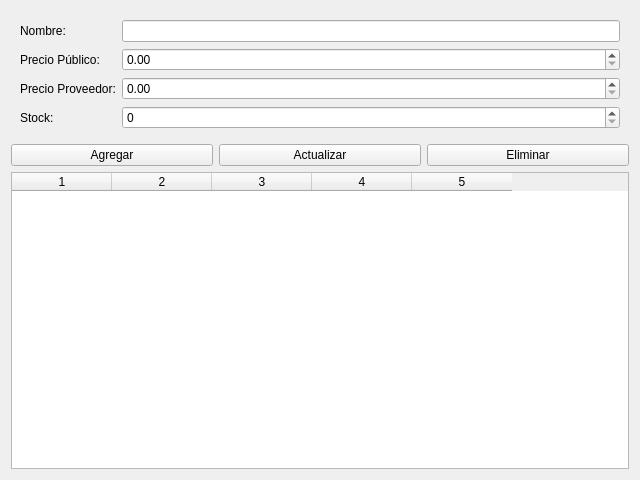
<?xml version="1.0" encoding="UTF-8"?>
<ui version="4.0">
 <class>ArticulosWindow</class>
 <widget class="QWidget" name="ArticulosWindow">
  <property name="geometry">
   <rect>
    <x>0</x>
    <y>0</y>
    <width>640</width>
    <height>480</height>
   </rect>
  </property>
  <property name="windowTitle">
   <string>Gestión de Artículos</string>
  </property>
  <layout class="QVBoxLayout" name="verticalLayout">
    <!-- Formulario de datos del artículo -->
    <item>
      <widget class="QWidget" name="formWidget">
        <layout class="QFormLayout" name="formLayout">
          <item row="0" column="0">
            <widget class="QLabel" name="lblNombre">
              <property name="text">
                <string>Nombre:</string>
              </property>
            </widget>
          </item>
          <item row="0" column="1">
            <widget class="QLineEdit" name="lineEditNombre"/>
          </item>
          <item row="1" column="0">
            <widget class="QLabel" name="lblPrecioPublico">
              <property name="text">
                <string>Precio Público:</string>
              </property>
            </widget>
          </item>
          <item row="1" column="1">
            <widget class="QDoubleSpinBox" name="spinPrecioPublico">
              <property name="minimum">
                <number>0</number>
              </property>
              <property name="maximum">
                <number>1000000</number> <!-- Permitir hasta 1 millón -->
              </property>
              <property name="decimals">
                <number>2</number>
              </property>
            </widget>
          </item>
          <item row="2" column="0">
            <widget class="QLabel" name="lblPrecioProveedor">
              <property name="text">
                <string>Precio Proveedor:</string>
              </property>
            </widget>
          </item>
          <item row="2" column="1">
            <widget class="QDoubleSpinBox" name="spinPrecioProveedor">
              <property name="minimum">
                <number>0</number>
              </property>
              <property name="maximum">
                <number>1000000</number> <!-- Permitir hasta 1 millón -->
              </property>
              <property name="decimals">
                <number>2</number>
              </property>
            </widget>
          </item>
          <item row="3" column="0">
            <widget class="QLabel" name="lblStock">
              <property name="text">
                <string>Stock:</string>
              </property>
            </widget>
          </item>
          <item row="3" column="1">
            <widget class="QSpinBox" name="spinStock">
              <property name="minimum">
                <number>0</number>
              </property>
              <property name="maximum">
                <number>10000</number>
              </property>
            </widget>
          </item>
        </layout>
      </widget>
    </item>
    <!-- Botones con nombres visibles -->
    <item>
      <layout class="QHBoxLayout" name="buttonLayout">
        <item>
          <widget class="QPushButton" name="btnAgregar">
            <property name="text">
              <string>Agregar</string>
            </property>
          </widget>
        </item>
        <item>
          <widget class="QPushButton" name="btnActualizar">
            <property name="text">
              <string>Actualizar</string>
            </property>
          </widget>
        </item>
        <item>
          <widget class="QPushButton" name="btnEliminar">
            <property name="text">
              <string>Eliminar</string>
            </property>
          </widget>
        </item>
      </layout>
    </item>
    <!-- Tabla para mostrar los artículos -->
    <item>
      <widget class="QTableWidget" name="tableArticulos">
        <property name="columnCount">
          <number>5</number>
        </property>
        <property name="horizontalHeaderLabels">
          <stringlist>
            <string>ID</string>
            <string>Nombre</string>
            <string>Precio Público</string>
            <string>Precio Proveedor</string>
            <string>Stock</string>
          </stringlist>
        </property>
        <property name="rowCount">
          <number>0</number>
        </property>
      </widget>
    </item>
  </layout>
 </widget>
 <resources/>
 <connections/>
</ui>
